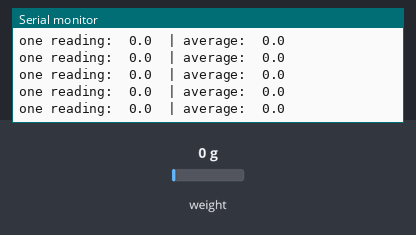
Bench run of a sketch on a simulated Arduino Uno, built with avr-gcc and run on an emulated ATmega328P. On the bench: the last lines printed to the serial monitor. Inputs (shaded band) come from the test bench; at power-on: weight on the scale 0 g.

Above: at 1.3 s.
1.4 s: weight on the scale set to 100 g
At 1.46 s:
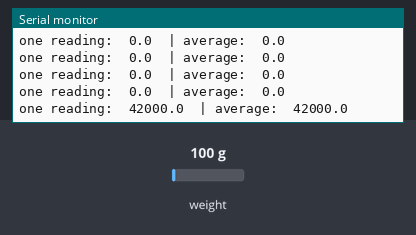
4.4 s: weight on the scale set to 1250 g
At 4.48 s:
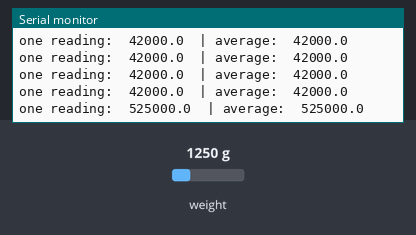
Timing chart, 0 to 7.4 s (numbered marks = the images above; inputs shaded):
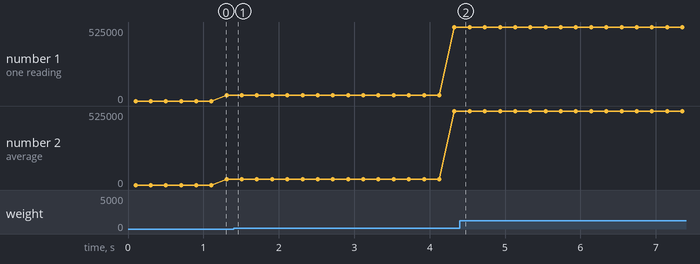

The sketch:

sketch_mar24b.ino
```cpp
#include <Arduino.h>
#include "HX711.h"

// HX711 circuit wiring
const int LOADCELL_DOUT_PIN = 12;
const int LOADCELL_SCK_PIN = 13;

HX711 scale;

void setup() {
  Serial.begin(115200);
  Serial.println("HX711 Demo");
  Serial.println("Initializing the scale");

  scale.begin(LOADCELL_DOUT_PIN, LOADCELL_SCK_PIN);

  Serial.println("Before setting up the scale:");
  Serial.print("read: \t\t");
  Serial.println(scale.read());      // print a raw reading from the ADC


}

void loop() {
  Serial.print("one reading:\t");
  Serial.print(scale.get_units(), 1);
  Serial.print("\t| average:\t");
  Serial.println(scale.get_units(1), 1);


}
```

Measured:
- plotted number 1: 42000 → 525000 after the input at 1.4 s
- plotted number 2: 42000 → 525000 after the input at 1.4 s
